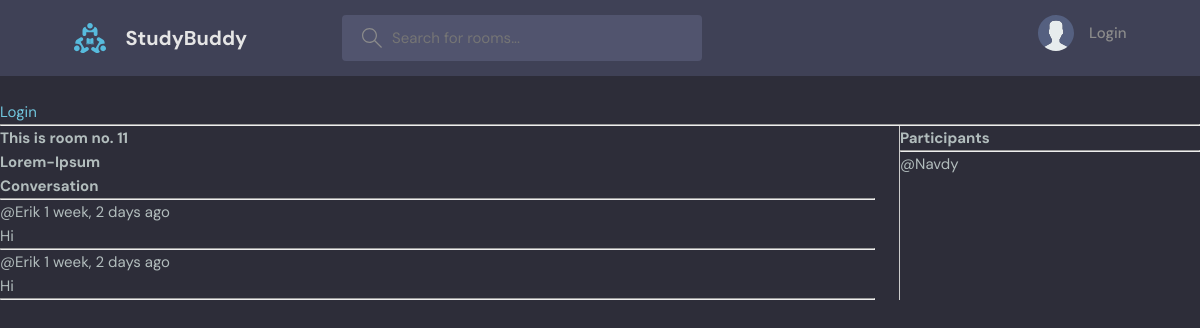
/room/11/, run on the app's committed database.
### base/models.py (models this page shows, shortened)
class Rooms(models.Model):
    host = models.ForeignKey(User,on_delete=models.SET_NULL,null=True)
    topic = models.ForeignKey(Topic,on_delete=models.SET_NULL,null=True)
    name = models.CharField(max_length=200)
    participants = models.ManyToManyField(User,related_name='participants')
    description = models.TextField(null=True,blank=True)
    updated = models.DateTimeField(auto_now=True)
    added = models.DateTimeField(auto_now_add=True)
    class Meta:
        ordering = ['-updated','-added']

class Message(models.Model):
    user = models.ForeignKey(User,on_delete=models.CASCADE)
    room = models.ForeignKey(Rooms,on_delete=models.CASCADE)
    body = models.TextField()
    updated = models.DateTimeField(auto_now=True)
    added = models.DateTimeField(auto_now_add=True)
    class Meta:
            ordering = ['-updated','-added']

### base/views.py (the view, shortened to what this page needs)
# urls.py: path('room/<str:pk>/',views.room,name='room'),
def room(request,pk):
    room = Rooms.objects.get(id=pk)
    room_messages = room.message_set.all()
    participants = room.participants.all()
    return render(request,'base/rooms.html',{'room':room,'room_messages':room_messages,'participants':participants})

### base/templates/base/rooms.html (shortened to what this page needs)
{% extends 'main.html' %}
{% block content %}
<div class="comments">
    <div class="comments-left">
        <h1>This is room no. {{room.id}}</h1>
        <h3>{{ room.name }}</h3>
        <div class="comment-wrapper">
            <h3>Conversation</h3>
            <hr>
            {% for message in room_messages %}
            <div>
                <small>@{{message.user}} {{message.added|timesince}} ago </small>
                <p>{{message.body}}</p><hr>
            </div>
            {% endfor %}
        </div>
    </div>
    <div class="comments-right">
        <h3>Participants</h3><hr>
        {% for user in participants %}
            <div>
                <p>@{{user.username}}</p>
            </div>
        {% endfor %}
    </div>
</div>
{% endblock %}

### static/styles/style.css (style rules this page uses)
:root { --color-main: #71c6dd; --color-main-light: #e1f6fb; --color-dark: #3f4156; --color-dark-medium: #51546e; --color-dark-light: #696d97; --color-light: #e5e5e5; --color-gray: #8b8b8b; --color-light-gray: #b2bdbd; --color-bg: #2d2d39; --color-success: #5dd693; --color-error: #fc4b0b; }
* { font-family: "DM Sans", -apple-system, BlinkMacSystemFont, "Segoe UI", Roboto, Oxygen, Ubuntu, Cantarell, "Open Sans", "Helvetica Neue", sans-serif; margin: 0; padding: 0; box-sizing: border-box; text-rendering: optimizeLegibility; font-size: inherit; }
html { font-size: 56.25%; }
@media only screen and (min-width: 1200px) { html { font-size: 62.5%; } }
body { line-height: 1.6; font-weight: 400; font-size: 1.5rem; color: var(--color-light-gray); background-color: var(--color-bg); min-height: 100vh; }

### base/templates/base/rooms.html (style rules this page uses)
.comments { display: grid; grid-template-columns: 3fr 1fr; }
.comments-left { border-right: 1px solid #ccc; padding-right: 24px; }

### data on the page
Rooms: id "11", name "Lorem-Ipsum"
Message: user "Erik", added "1 week, 2 days", body "Hi"
Message: user "Erik", added "1 week, 2 days", body "Hi"

### other printed values
{{ user.username }} "Navdy"
